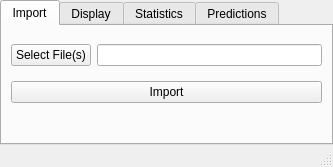
<?xml version="1.0" encoding="UTF-8"?>
<ui version="4.0">
 <class>main_window</class>
 <widget class="QMainWindow" name="main_window">
  <property name="geometry">
   <rect>
    <x>0</x>
    <y>0</y>
    <width>333</width>
    <height>167</height>
   </rect>
  </property>
  <property name="minimumSize">
   <size>
    <width>333</width>
    <height>167</height>
   </size>
  </property>
  <property name="windowTitle">
   <string>MainWindow</string>
  </property>
  <property name="tabShape">
   <enum>QTabWidget::Rounded</enum>
  </property>
  <property name="dockNestingEnabled">
   <bool>false</bool>
  </property>
  <widget class="QWidget" name="centralwidget">
   <layout class="QGridLayout" name="gridLayout_3">
    <property name="leftMargin">
     <number>0</number>
    </property>
    <property name="topMargin">
     <number>0</number>
    </property>
    <property name="rightMargin">
     <number>0</number>
    </property>
    <property name="bottomMargin">
     <number>0</number>
    </property>
    <item row="0" column="0">
     <widget class="QTabWidget" name="tab_widget">
      <property name="sizePolicy">
       <sizepolicy hsizetype="Expanding" vsizetype="Expanding">
        <horstretch>0</horstretch>
        <verstretch>0</verstretch>
       </sizepolicy>
      </property>
      <property name="tabPosition">
       <enum>QTabWidget::North</enum>
      </property>
      <property name="currentIndex">
       <number>0</number>
      </property>
      <widget class="QWidget" name="import_tab">
       <attribute name="title">
        <string>Import</string>
       </attribute>
       <layout class="QGridLayout" name="gridLayout">
        <property name="rightMargin">
         <number>9</number>
        </property>
        <item row="0" column="0">
         <widget class="QWidget" name="widget" native="true">
          <property name="maximumSize">
           <size>
            <width>16777215</width>
            <height>50</height>
           </size>
          </property>
          <layout class="QFormLayout" name="formLayout">
           <property name="sizeConstraint">
            <enum>QLayout::SetDefaultConstraint</enum>
           </property>
           <property name="leftMargin">
            <number>0</number>
           </property>
           <property name="rightMargin">
            <number>0</number>
           </property>
           <item row="1" column="0">
            <widget class="QPushButton" name="file_select_button">
             <property name="text">
              <string>Select File(s)</string>
             </property>
            </widget>
           </item>
           <item row="1" column="1">
            <widget class="QLineEdit" name="line_edit"/>
           </item>
          </layout>
         </widget>
        </item>
        <item row="1" column="0">
         <widget class="QPushButton" name="import_button">
          <property name="text">
           <string>Import</string>
          </property>
         </widget>
        </item>
        <item row="2" column="0">
         <spacer name="vertical_spacer">
          <property name="orientation">
           <enum>Qt::Vertical</enum>
          </property>
          <property name="sizeHint" stdset="0">
           <size>
            <width>20</width>
            <height>40</height>
           </size>
          </property>
         </spacer>
        </item>
       </layout>
      </widget>
      <widget class="QWidget" name="display_tab">
       <attribute name="title">
        <string>Display</string>
       </attribute>
       <layout class="QGridLayout" name="gridLayout_2">
        <item row="0" column="0">
         <widget class="QTableView" name="table_view"/>
        </item>
       </layout>
      </widget>
      <widget class="QWidget" name="statistics_tab">
       <attribute name="title">
        <string>Statistics</string>
       </attribute>
       <layout class="QGridLayout" name="gridLayout_4">
        <item row="1" column="0">
         <widget class="QWidget" name="display_page" native="true">
          <property name="minimumSize">
           <size>
            <width>450</width>
            <height>325</height>
           </size>
          </property>
         </widget>
        </item>
        <item row="0" column="0">
         <layout class="QHBoxLayout" name="horizontalLayout">
          <item>
           <widget class="QComboBox" name="station_combobox"/>
          </item>
          <item>
           <widget class="QComboBox" name="pollutant_combobox"/>
          </item>
          <item>
           <widget class="QPushButton" name="plot_button">
            <property name="sizePolicy">
             <sizepolicy hsizetype="Fixed" vsizetype="Fixed">
              <horstretch>0</horstretch>
              <verstretch>0</verstretch>
             </sizepolicy>
            </property>
            <property name="text">
             <string>Plot</string>
            </property>
           </widget>
          </item>
         </layout>
        </item>
        <item row="2" column="0">
         <spacer name="verticalSpacer">
          <property name="orientation">
           <enum>Qt::Vertical</enum>
          </property>
          <property name="sizeHint" stdset="0">
           <size>
            <width>20</width>
            <height>40</height>
           </size>
          </property>
         </spacer>
        </item>
       </layout>
      </widget>
      <widget class="QWidget" name="predictions_tab">
       <attribute name="title">
        <string>Predictions</string>
       </attribute>
       <layout class="QGridLayout" name="gridLayout_5">
        <item row="0" column="0">
         <widget class="QStackedWidget" name="stackedWidget_2">
          <widget class="QWidget" name="selection_page_2"/>
          <widget class="QWidget" name="display_page_2"/>
         </widget>
        </item>
       </layout>
      </widget>
     </widget>
    </item>
   </layout>
  </widget>
  <widget class="QStatusBar" name="statusbar"/>
 </widget>
 <resources/>
 <connections/>
</ui>
